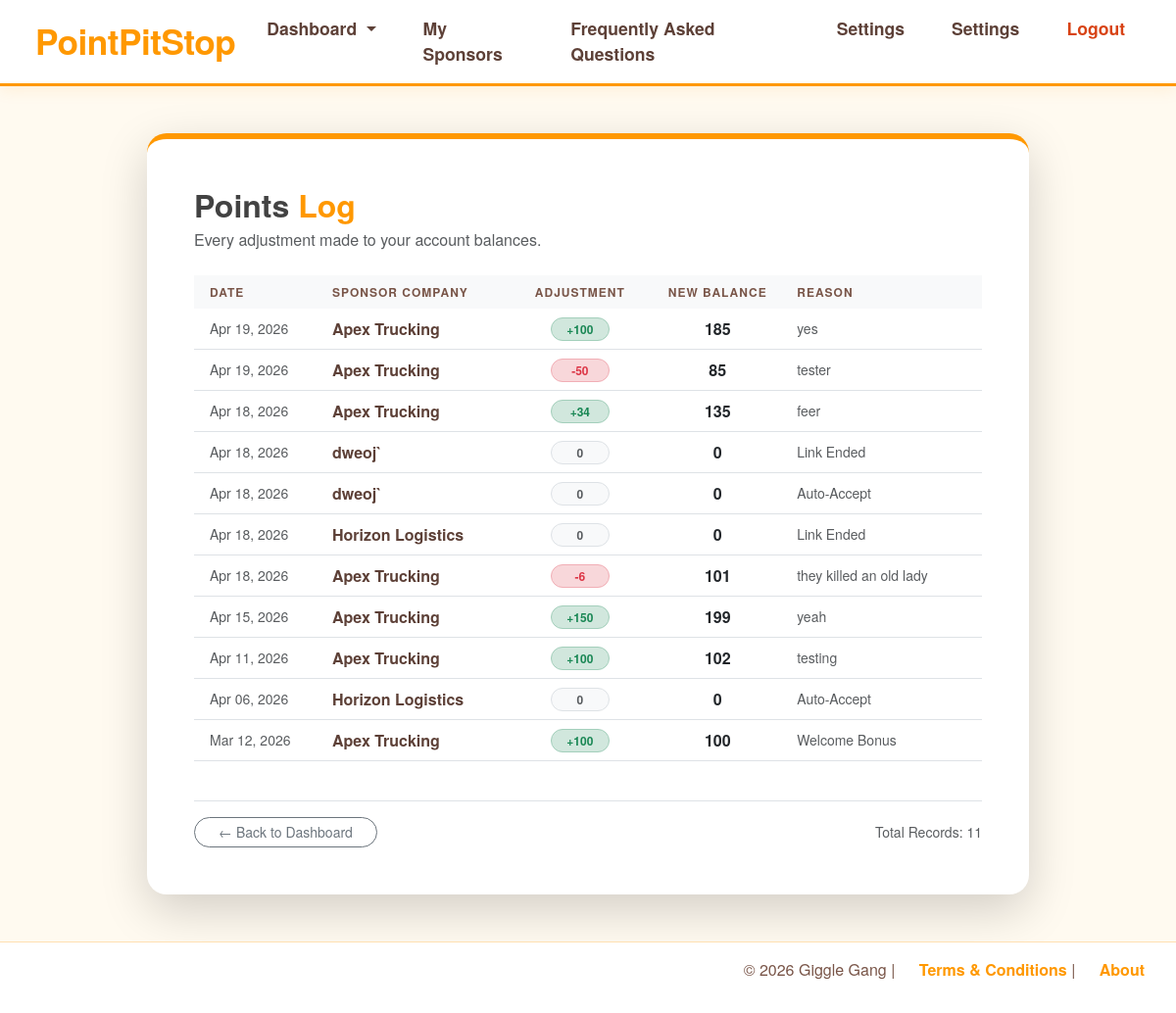
Page /driver/driver_points_review (signed in) on the committed database.
### models.py (models this page shows)
class DriverPointsHistory(db.Model):
    __tablename__ = "driver_points_history"
    id = db.Column(db.Integer, primary_key=True)
    link_id = db.Column(db.Integer, db.ForeignKey('driver_company_link.id'), nullable=False)
    points_change = db.Column(db.Integer,nullable=False,server_default="0")
    current_points = db.Column(db.Integer,nullable=False,server_default="0")
    update_date = db.Column(db.DateTime, default=datetime.now, nullable=False)
    reason = db.Column(db.String(250), nullable=False)
    sponsor_user = db.relationship("SponsorProfile")
    sponsor_user_id = db.Column(db.Integer,db.ForeignKey("sponsor_profile.user_id"),nullable=True)

class SponsorCompany(db.Model):
    __tablename__ = "sponsor_companies"
    id = db.Column(db.Integer, primary_key=True)
    name = db.Column(db.String(150),unique=True,nullable=False)
    email = db.Column(db.String(120), unique=True, nullable=True,index=True)
    phone = db.Column(db.String(50), nullable=True)
    logo_filename = db.Column(db.String(255), nullable=True)
    brand_color = db.Column(db.String(255), nullable=True)
    points_conversion = db.Column(db.DECIMAL(10,2),nullable=False,default=.01)
    sponsor_users = db.relationship("SponsorProfile",back_populates="company")
    driver_links = db.relationship("DriverCompanyLink", back_populates="company")
    priceMax = db.Column(db.Integer, nullable=False, default=100)
    explicit = db.Column(db.Boolean, nullable=False, default=True)

### routes/driver.py (the view)
@driver_bp.route("/driver_points_review")
def driver_points_review():
    try:
        driver_profile = g.profile
        link_ids = [link.id for link in driver_profile.company_links]
        pts_history = DriverPointsHistory.query.filter(DriverPointsHistory.link_id.in_(link_ids)
        ).order_by(DriverPointsHistory.update_date.desc()).all()
    except Exception as e:
        db.session.rollback()
        raise RuntimeError(f"Failed to find points: {str(e)}") from e
    return render_template("driver/driver_points_review.html",pts_history=pts_history)

### app.py (called while the page is built)
@login_manager.user_loader
def load_user(user_id):
    return db.session.get(Users, int(user_id))

### routes/driver.py (called while the page is built)
@driver_bp.before_request
def restrict_to_driver():
    if not current_user.is_authenticated:
        flash("Please log in to access this page.", "warning")
        return redirect(url_for('auth.handle_login'))
    if current_user.role != "driver" and current_user.role != "admin":
        flash("Access denied: Drivers only.", "danger")
        return redirect(url_for('auth.handle_login'))
    if current_user.role == "admin":
        return None
    if not g.profile:
        flash("Driver profile not found. Please contact an admin.", "danger")
        return redirect(url_for('auth.logout'))

### templates/driver/driver_points_review.html (shortened to what this page needs)
{% extends "base.html" %}
{% block body %}
<div class="container py-5">
    <div class="history-card p-4 p-md-5 shadow-lg border-0 mx-auto" style="max-width: 900px;">
        <div class="mb-4">
            <h2 style="color: #424242; font-weight: 800; margin-bottom: 5px;">Points <span style="color:  #ff9800;">Log</span></h2>
            <p class="text-muted mb-0">Every adjustment made to your account balances.</p>
        </div>
        <div class="table-responsive">
            <table class="table table-hover align-middle">
                <thead>
                    <tr>
                        <th class="ps-3">Date</th>
                        <th>Sponsor Company</th>
                        <th class="text-center">Adjustment</th>
                        <th class="text-center">New Balance</th>
                        <th class="pe-3">Reason</th>
                    </tr>
                </thead>
                <tbody>
                    {% for item in pts_history %}
                    <tr>
                        <td class="ps-3 text-muted small">
                            {{ item.update_date.strftime('%b %d, %Y') }}
                        </td>
                        <td>
                            <span class="company-name">{{ item.link.company.name }}</span>
                        </td>
                        <td class="text-center">
                            {% if item.points_change > 0 %}
                                <span class="badge rounded-pill bg-success-subtle text-success border border-success-subtle point-badge">
                                    +{{ item.points_change }}
                                </span>
                            {% elif item.points_change < 0 %}
                                <span class="badge rounded-pill bg-danger-subtle text-danger border border-danger-subtle point-badge">
                                    {{ item.points_change }}
                                </span>
                            {% else %}
                                <span class="badge rounded-pill bg-light text-muted border point-badge">
                                    0
                                </span>
                            {% endif %}
                        </td>
                        <td class="text-center fw-bold text-dark">
                            {{ item.current_points }}
                        </td>
                        <td class="pe-3 text-muted small">
                            {{ item.reason }}
                        </td>
                    </tr>
                    {% else %}
                    <tr>
                        <td colspan="5" class="text-center py-5 text-muted fst-italic">
                            No point adjustments found yet. Keep on driving!
                        </td>
                    </tr>
                    {% endfor %}
                </tbody>
            </table>
        </div>
        <div class="mt-4 pt-3 border-top d-flex justify-content-between align-items-center">
            <a href="{{ url_for('dashboard') }}" class="btn btn-outline-secondary rounded-pill px-4 btn-sm">
                ← Back to Dashboard
            </a>
            <span class="text-muted small">Total Records: {{ pts_history | length }}</span>
        </div>
    </div>
</div>
{% endblock %}

### static/css/style.css (style rules this page uses)
body { display: flex; flex-direction: column; font-family: 'Quicksand', 'Helvetica Neue', Helvetica, Arial, sans-serif; margin: 0; min-height: 100vh; background-color: #fffaf0; color: #5d4037; }

### templates/driver/driver_points_review.html (style rules this page uses)
.history-card { background: #fff; border-radius: 20px; border-top: 6px solid #ff9800 !important; }
.table thead th { background-color: #f8f9fa; color: #795548; font-size: 0.75rem; text-transform: uppercase; letter-spacing: 1px; border-bottom: none; }
.point-badge { font-weight: 700; padding: 5px 12px; min-width: 60px; display: inline-block; text-align: center; }
.company-name { color: #5d4037; font-weight: 700; }

### rows in the picture
DriverPointsHistory: update_date "Apr 19, 2026", link.company.name "Apex Trucking", points_change "100", current_points "185", reason "yes"
DriverPointsHistory: update_date "Apr 19, 2026", link.company.name "Apex Trucking", points_change "-50", current_points "85", reason "tester"
DriverPointsHistory: update_date "Apr 18, 2026", link.company.name "Apex Trucking", points_change "34", current_points "135", reason "feer"
DriverPointsHistory: update_date "Apr 18, 2026", link.company.name "dweoj`", points_change "0", current_points "0", reason "Link Ended"
DriverPointsHistory: update_date "Apr 18, 2026", link.company.name "dweoj`", points_change "0", current_points "0", reason "Auto-Accept"
DriverPointsHistory: update_date "Apr 18, 2026", link.company.name "Horizon Logistics", points_change "0", current_points "0", reason "Link Ended"
DriverPointsHistory: update_date "Apr 18, 2026", link.company.name "Apex Trucking", points_change "-6", current_points "101", reason "they killed an old lady"
DriverPointsHistory: update_date "Apr 15, 2026", link.company.name "Apex Trucking", points_change "150", current_points "199", reason "yeah"
DriverPointsHistory: update_date "Apr 11, 2026", link.company.name "Apex Trucking", points_change "100", current_points "102", reason "testing"
DriverPointsHistory: update_date "Apr 06, 2026", link.company.name "Horizon Logistics", points_change "0", current_points "0", reason "Auto-Accept"
DriverPointsHistory: update_date "Mar 12, 2026", link.company.name "Apex Trucking", points_change "100", current_points "100", reason "Welcome Bonus"

### other values in the picture
{{ pts_history | length }} "11"
